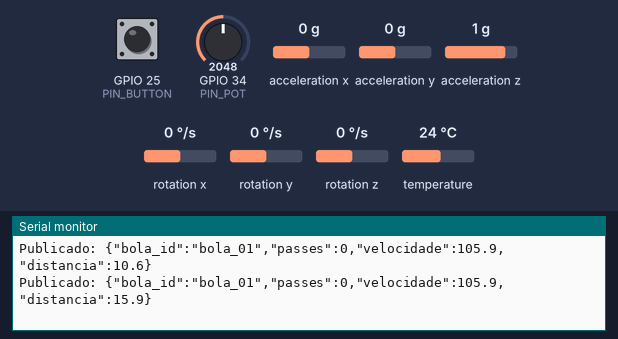
A sketch run on a simulated ESP32. Parts: the last lines printed to the serial monitor. The test bench sets the inputs (shaded band); at power-on: acceleration x 0 g, GPIO 34 (PIN_POT) = 2048, GPIO 25 (PIN_BUTTON) HIGH, acceleration y 0 g, acceleration z 1 g, rotation x 0 °/s, rotation y 0 °/s, rotation z 0 °/s, temperature 24 °C. WiFi joins after 1.5 s; servers stay silent unless stated; no MQTT or app messages arrive unless stated.

Above: at 2.7 s.
2.8 s: acceleration x set to -1.4 g
At 3.5 s:
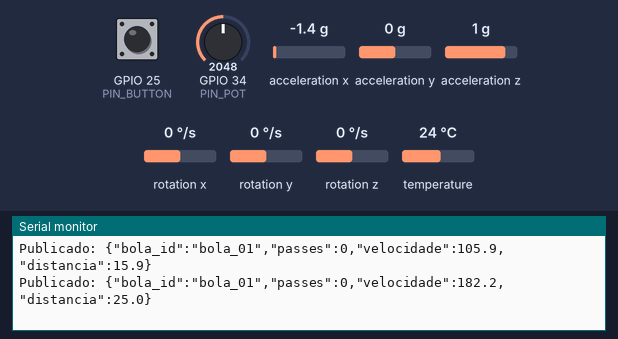
4.3 s: GPIO 34 (PIN_POT) set to 1228
At 5.0 s:
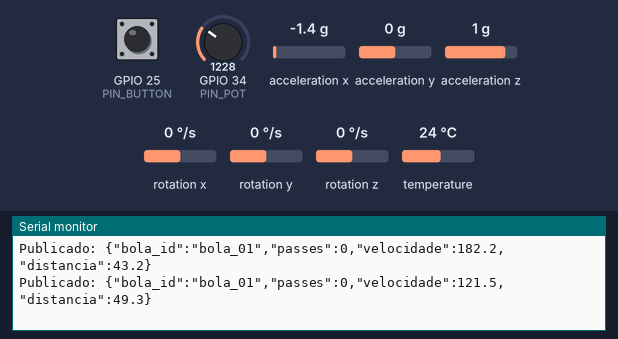
5.8 s: GPIO 25 (PIN_BUTTON) pulled LOW for 0.6 s
At 6.5 s:
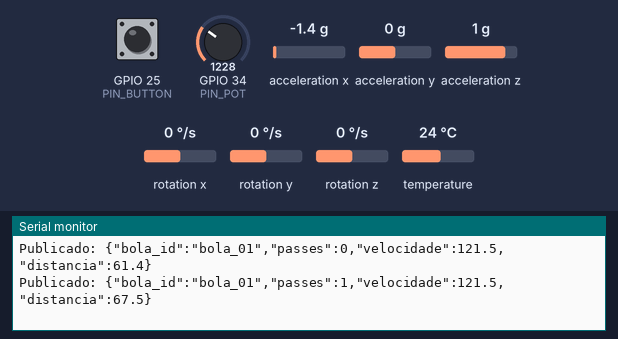
7.9 s: acceleration y set to -1.4 g
At 8.5 s:
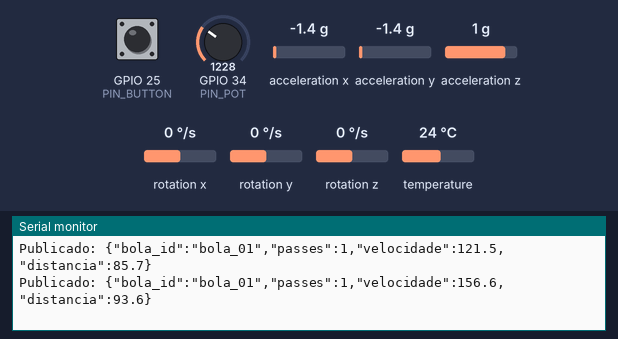
9.4 s: GPIO 25 (PIN_BUTTON) pulled LOW for 1 s
At 10.1 s:
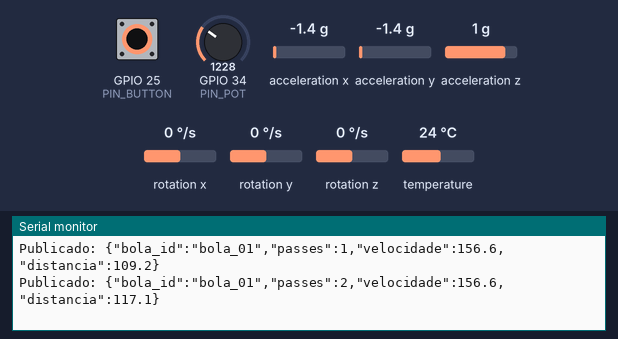
11.9 s: acceleration z set to -1.4 g
At 12.6 s:
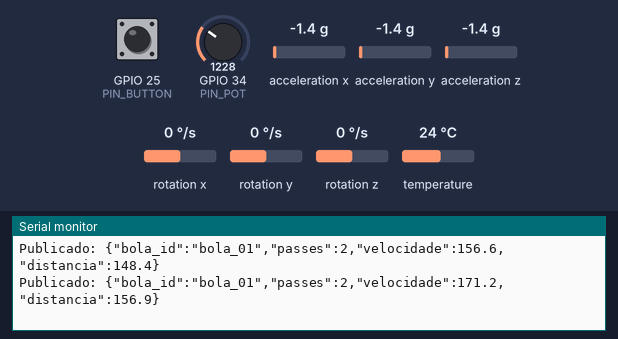
Timing chart, 0 to 14.4 s (numbered marks = the images above; inputs shaded):
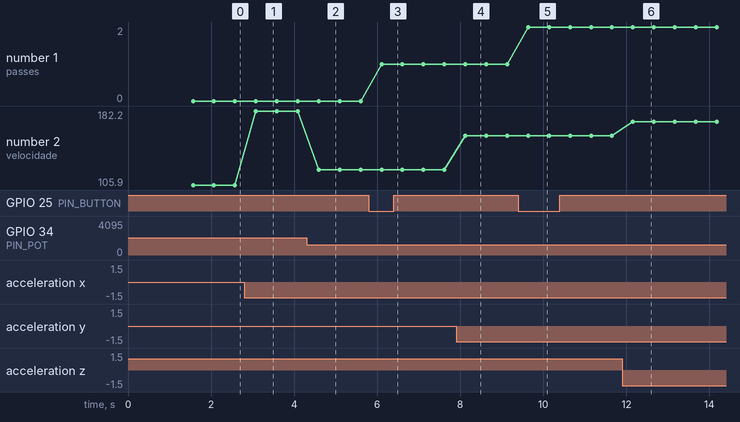

The sketch:

sketch.ino
```cpp
/*
------------------ FIAP --------------------
Sprint 3 - IoT Passa a Bola - Edge Computing
EDGE COMPUTING & COMPUTER SYSTEMS
Participantes:
Prof. Paulo Marcotti PF2150
Daniel Laureano da Luz RM565899
Gabriel Del Sole Speck RM562513
Marcos Antonio Da Silva RM566451
Paulo Gustavo Pessoa da Silva RM566194
Rone Cruz Santos RM566558
--------------------------------------------
*/


#include <Wire.h>
#include <WiFi.h>
#include <PubSubClient.h>
#include <Adafruit_MPU6050.h>
#include <Adafruit_Sensor.h>

// ==== Config WiFi ====
const char* ssid = "Wokwi-GUEST";
const char* password = "";

// ==== Config MQTT (HiveMQ) ====
const char* mqtt_server = "broker.hivemq.com";
const int mqtt_port = 1883;

// ==== Objetos ====
WiFiClient espClient;
PubSubClient client(espClient);
Adafruit_MPU6050 mpu;

// ==== Variáveis ====
int passes = 0;
float velocidade = 0;
float distancia = 0;

// ==== Pinos ====
#define PIN_POT 34     // Potenciômetro
#define PIN_BUTTON 25  // Botão

// ==== Funções WiFi ====
void setup_wifi() {
  delay(10);
  WiFi.begin(ssid, password);
  while (WiFi.status() != WL_CONNECTED) {
    delay(500);
  }
}

void reconnect() {
  while (!client.connected()) {
    if (client.connect("BolaInteligenteESP32")) {
      // conectado
    } else {
      delay(5000);
    }
  }
}

// ==== Setup ====
void setup() {
  Serial.begin(115200);

  pinMode(PIN_BUTTON, INPUT_PULLUP);

  setup_wifi();
  client.setServer(mqtt_server, mqtt_port);

  // Inicializa MPU6050
  if (!mpu.begin()) {
    Serial.println("Falha ao encontrar MPU6050");
    while (1) { delay(10); }
  }
  mpu.setAccelerometerRange(MPU6050_RANGE_8_G);
  mpu.setGyroRange(MPU6050_RANGE_500_DEG);
  mpu.setFilterBandwidth(MPU6050_BAND_21_HZ);

  Serial.println("Bola Inteligente Iniciada!");
}

// ==== Loop ====
void loop() {
  if (!client.connected()) {
    reconnect();
  }
  client.loop();

  // === Leitura do botão (passe) ===
  static int lastButtonState = HIGH;
  int buttonState = digitalRead(PIN_BUTTON);
  if (buttonState == LOW && lastButtonState == HIGH) {
    passes++;
  }
  lastButtonState = buttonState;

  // === Leitura do acelerômetro ===
  sensors_event_t a, g, temp;
  mpu.getEvent(&a, &g, &temp);

  // magnitude do vetor de aceleração
  float aceleracao = sqrt(pow(a.acceleration.x, 2) + pow(a.acceleration.y, 2) + pow(a.acceleration.z, 2));

  // Potenciômetro para ajustar intensidade (escala da velocidade)
  int potValue = analogRead(PIN_POT);
  float escala = map(potValue, 0, 4095, 1, 5);

  // Velocidade simulada (m/s convertido para km/h)
  velocidade = (aceleracao * escala) * 3.6;

  // Distância acumulada (estimada simplificadamente)
  distancia += velocidade * 0.05; // a cada 50ms simulação

  // Criação do JSON
  String payload = "{";
  payload += "\"bola_id\":\"bola_01\",";
  payload += "\"passes\":" + String(passes) + ",";
  payload += "\"velocidade\":" + String(velocidade, 1) + ",";
  payload += "\"distancia\":" + String(distancia, 1);
  payload += "}";

  // Publica no tópico MQTT
  client.publish("passa_a_bola/bola01", payload.c_str());
  Serial.println("Publicado: " + payload);

  delay(500); // envia a cada 0.5s
}
```

Measured:
- after the input at 2.8 s, the serial monitor: prints a new line after 0.28 s (image 1)
- after the input at 4.3 s, the serial monitor: prints a new line after 0.29 s (image 2)
- after the input at 5.8 s, the serial monitor: prints a new line after 0.31 s (image 3)
- after the input at 7.9 s, the serial monitor: prints a new line after 0.22 s (image 4)
- after the input at 9.4 s, the serial monitor: prints a new line after 0.24 s (image 5)
- after the input at 11.9 s, the serial monitor: prints a new line after 0.26 s (image 6)
- plotted number 1: 1 → 2 after the input at 9.4 s
- plotted number 2: 105.9 → 182.2 after the input at 2.8 s, 182.2 → 121.5 after the input at 4.3 s, 121.5 → 156.6 after the input at 7.9 s, 156.6 → 171.2 after the input at 11.9 s
